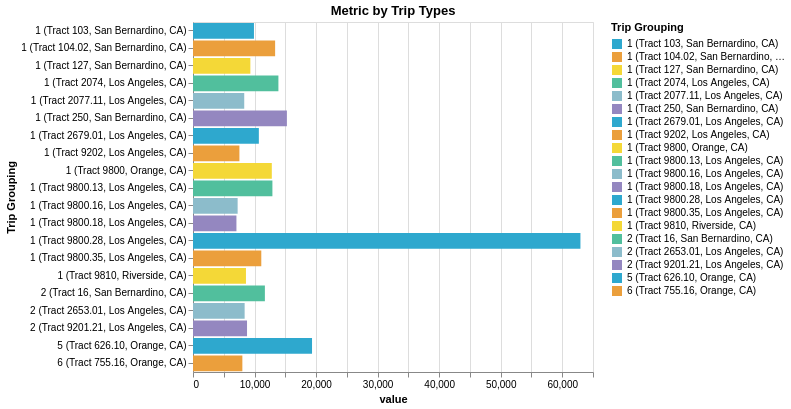

The code cell stored with this chart in its notebook:
### Code cell
metrics_list = summary_melt["Metric"].unique().tolist()

metrics_dropdown = alt.binding_select(
        options=metrics_list,
        name="Metrics: ",
    )
    # Column that controls the bar charts
xcol_param = alt.selection_point(
        fields=["Metric"], value=metrics_list[0], bind=metrics_dropdown
    )

chart = (alt.Chart(summary_melt, title="Metric by Trip Types")
        .mark_bar()
        .encode(
            x=alt.X("value"),
            y=alt.Y("Trip Grouping"),
            color=alt.Color("Trip Grouping",
                                  scale=alt.Scale(
                                      range=cp.CALITP_CATEGORY_BRIGHT_COLORS))
        ).properties(width=400, height=350)
    ).add_params(xcol_param).transform_filter(xcol_param)

display(HTML("""
<style>
form.vega-bindings {
  position: absolute;
  left: 0px;
  top: -0px;
}
</style>
"""))

(chart)

### Figure 1 — Vega specification as saved in the notebook (floating-point values rounded to 4 significant figures; data arrays with more than 128 entries replaced by an {"elided": "..."} marker saying what was removed)
{"$schema": "https://vega.github.io/schema/vega/v5.json", "data": [{"name": "_server_source_0", "values": {"elided": "500 records"}}, {"name": "param_1_store", "values": [{"unit": "", "fields": [{"type": "E", "field": "Metric"}], "values": ["Total Trips"]}]}, {"name": "source_0", "source": "_server_source_0", "transform": [{"type": "filter", "expr": "!length(data(\"param_1_store\")) || vlSelectionTest(\"param_1_store\", datum)"}, {"type": "stack", "field": "value", "groupby": ["Trip Grouping"], "sort": {"field": [], "order": []}, "as": ["value_start", "value_end"], "offset": "zero"}, {"type": "filter", "expr": "isValid(datum[\"value\"]) && isFinite(+datum[\"value\"])"}, {"type": "project", "fields": ["Trip Grouping", "value_end", "value_start"]}]}, {"name": "source_0_y_domain_Trip Grouping", "source": "source_0", "transform": [{"type": "aggregate", "groupby": ["Trip Grouping"], "fields": [], "ops": [], "as": []}, {"type": "formula", "expr": "datum['Trip Grouping']", "as": "sort_field"}, {"type": "project", "fields": ["Trip Grouping"]}]}, {"name": "source_0_color_domain_Trip Grouping", "source": "source_0", "transform": [{"type": "aggregate", "groupby": ["Trip Grouping"], "fields": [], "ops": [], "as": []}, {"type": "formula", "expr": "datum['Trip Grouping']", "as": "sort_field"}, {"type": "project", "fields": ["Trip Grouping"]}]}], "signals": [{"name": "unit", "value": {}, "on": [{"events": "pointermove", "update": "isTuple(group()) ? group() : unit"}]}, {"name": "param_1_Metric", "init": "\"Total Trips\"", "bind": {"input": "select", "options": ["Total Trips", "N Auto Trips", "Pct Auto Trips", "N Tranist Trips", "Pct Transit Trips", "N Walking Trips", "Pct Walking Trips", "Auto Mean Minutes", "Auto Median Minutes", "Auto Max Minutes", "Auto Mean Miles", "Auto Median Miles", "Auto Max Miles", "Transit Mean Minutes", "Transit Median Minutes", "Transit Max Minutes", "Transit Mean Miles", "Transit Median Miles", "Transit Max Miles", "Walking Mean Minutes", "Walking Median Minutes", "Walking Max Minutes", "Walking Mean Miles", "Walking Median Miles", "Walking Max Miles"], "name": "Metrics: "}}, {"name": "param_1", "update": "vlSelectionResolve(\"param_1_store\", \"union\", true, true)"}, {"name": "param_1_tuple", "update": "param_1_Metric !== null ? {fields: param_1_tuple_fields, values: [param_1_Metric]} : null"}, {"name": "param_1_tuple_fields", "value": [{"type": "E", "field": "Metric"}]}, {"name": "param_1_modify", "on": [{"events": {"signal": "param_1_tuple"}, "update": "modify(\"param_1_store\", param_1_tuple, true)"}]}], "marks": [{"type": "rect", "name": "marks", "from": {"data": "source_0"}, "encode": {"update": {"x": {"field": "value_end", "scale": "x"}, "y": {"field": "Trip Grouping", "scale": "y"}, "height": {"signal": "max(0.25, bandwidth('y'))"}, "x2": {"field": "value_start", "scale": "x"}, "fill": {"field": "Trip Grouping", "scale": "color"}}}, "style": ["bar"], "interactive": true}], "scales": [{"name": "x", "type": "linear", "domain": {"data": "source_0", "fields": ["value_start", "value_end"]}, "range": [0, {"signal": "width"}], "zero": true, "nice": true}, {"name": "y", "type": "band", "domain": {"data": "source_0_y_domain_Trip Grouping", "field": "Trip Grouping", "sort": true}, "range": [0, {"signal": "height"}], "paddingOuter": 0.05, "paddingInner": 0.1}, {"name": "color", "type": "ordinal", "domain": {"data": "source_0_color_domain_Trip Grouping", "field": "Trip Grouping", "sort": true}, "range": ["#2EA8CE", "#EB9F3C", "#F4D837", "#51BF9D", "#8CBCCB", "#9487C0"]}], "axes": [{"scale": "x", "zindex": 0, "domain": false, "minExtent": 0, "labels": false, "tickCount": {"signal": "ceil(width/40)"}, "aria": false, "orient": "bottom", "grid": true, "maxExtent": 0, "ticks": false, "gridScale": "y"}, {"scale": "x", "title": "value", "grid": false, "tickCount": {"signal": "ceil(width/40)"}, "zindex": 0, "orient": "bottom", "labelFlush": true, "labelOverlap": true}, {"scale": "y", "orient": "left", "title": "Trip Grouping", "zindex": 0, "grid": false}], "title": {"text": "Metric by Trip Types", "frame": "group"}, "legends": [{"fill": "color", "symbolType": "square", "title": "Trip Grouping"}], "height": 350, "background": "white", "padding": 5, "style": "cell", "width": 400}
